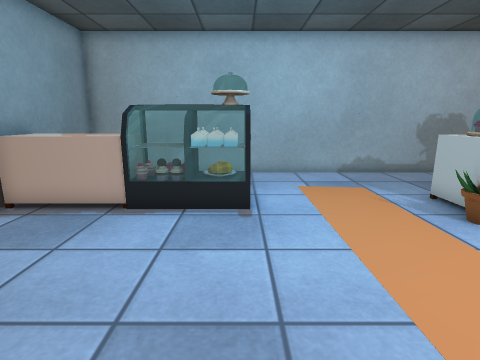
view 1 (above)

16 first-person views from a walk through a Unity game level. The camera is 1.2 m above the floor, tilts 12° down and sees 80° across. The floor is counted in squares, 0.5 m on a side. Each view is taken from the middle of a square. On the plan, view 1 faces up. The plan holds only what a view shows up to about 18 squares ahead; the rest is blank. Some animated figures are left out. Door leaves are left out, so doorways stand open. Some surface patterns are stand-ins.

view 2
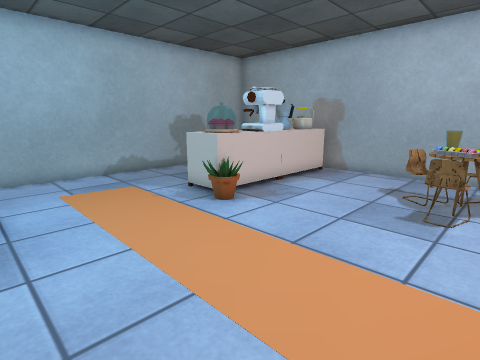

view 3
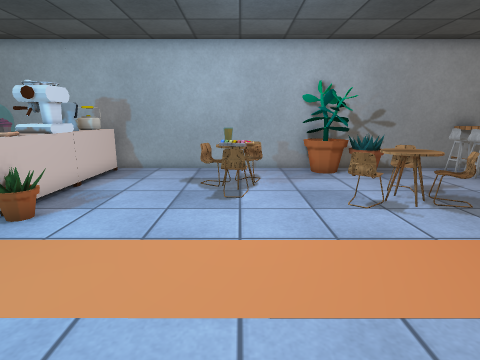

view 4
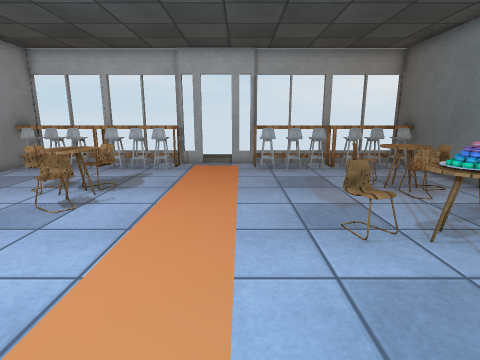

view 5
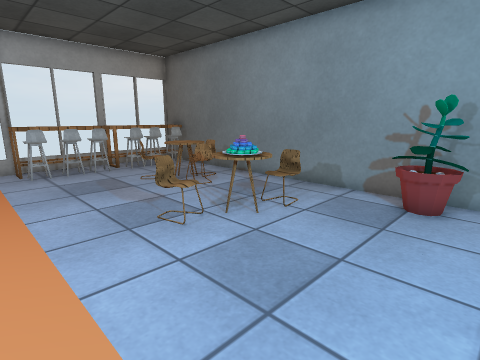

view 6
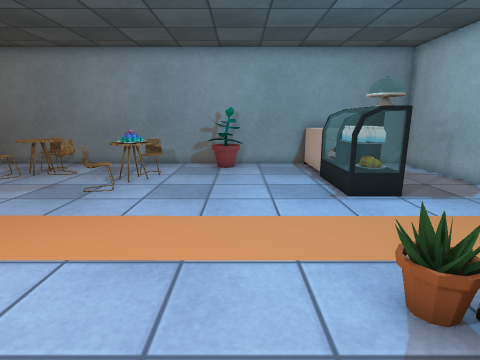

view 7
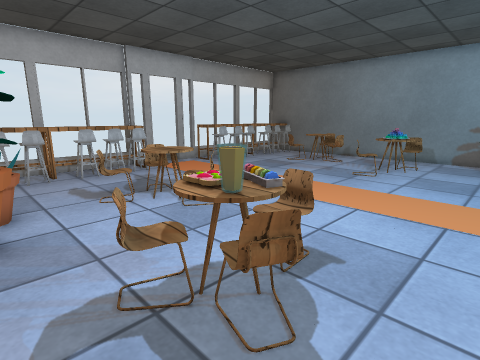

view 8
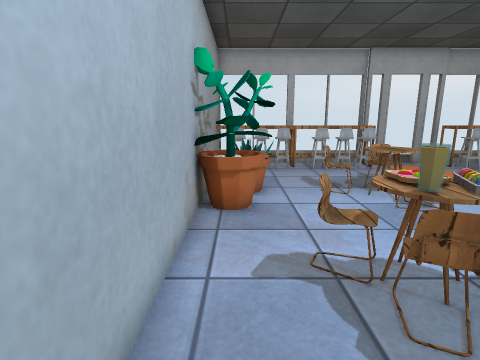

view 9
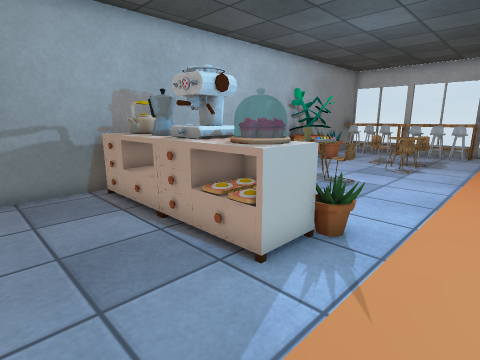

view 10
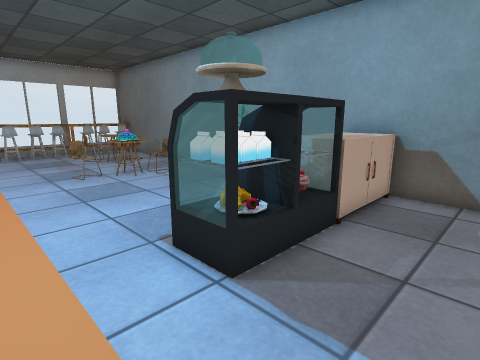

view 11
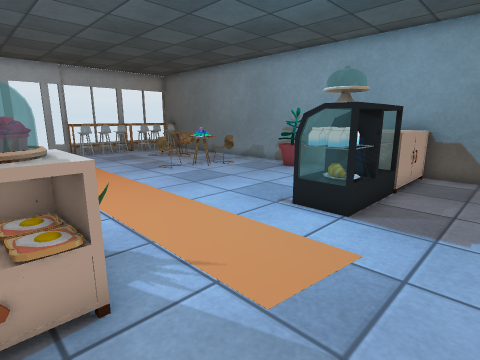

view 12
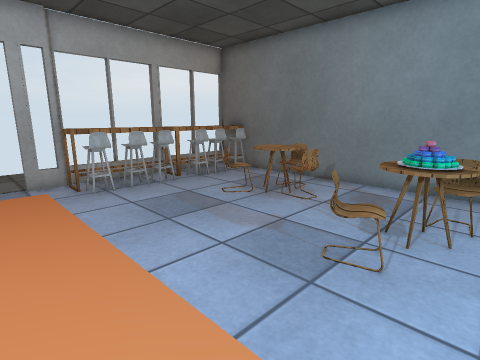

view 13
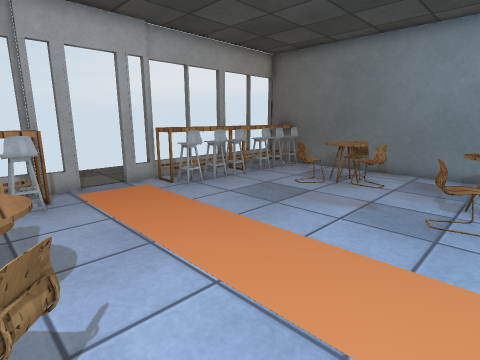

view 14
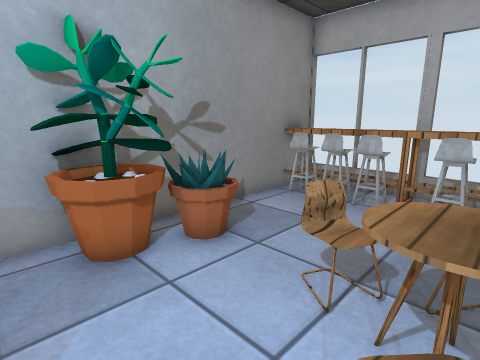

view 15
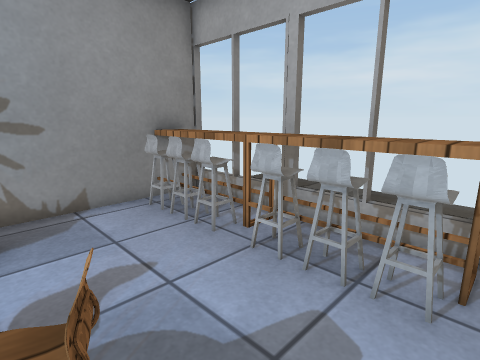

view 16
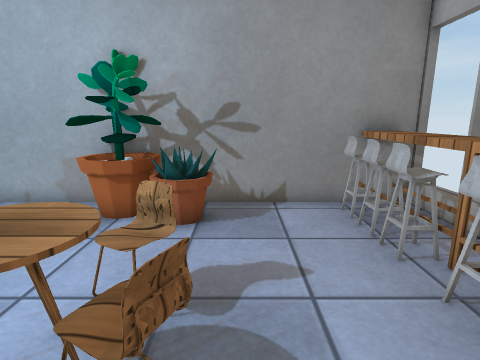

### Floor plan
Key: @ floor where view 1 was taken; # wall or solid block; x gap in a wall; . floor; D open door; = window, fence, low wall or low ledge; C cupboard; F fridge; M machine; T table; H chair; O other object.
Columns run from 7 left of view 1 to 13 right of it. Each row starts with its distance up from view 1.
 13 #####################
 12 #...................#
 11 #...................#
 10 #...................#
  9 #CCCCFFF.....CCCCCCC#
  8 #CCCCFFF.....CCMMOOO#
  7 #=..FFFF....OCCMMOOO#
  6 #...................#
  5 #...................#
  4 #OO.................#
  3 #OO.................#
  2 # .............=TH..#
  1 #..............HTOH.#
  0 #..HTT.@........T ..#
 -1 #...TTOH............#
 -2 #.............H....O#
 -3 #............ #T..OOO
 -4 #. HT........##T..OO#
 -5 #.H#T........ H#H.OO#
 -6 #..TOH..............#
 -7 #...................#
 -8 #...................#
 -9 #TTTTTTTT....TTTTTTT#
-10 #TTTTTTTT...TTTTTTTTT
-11 #########xDD#########
-12          ...

Where each view was taken, in squares from view 1:
view 1: 0 up, 0 right, facing up
view 2: 0 up, 0 right, facing up-right
view 3: 1 up, 1 left, facing right
view 4: 5 up, 2 right, facing down
view 5: 5 up, 3 right, facing down-left
view 6: 4 up, 9 right, facing left
view 7: 4 up, 12 right, facing down-left
view 8: 5 up, 12 right, facing down
view 9: 12 up, 3 right, facing down-right
view 10: 12 up, 3 right, facing down-left
view 11: 12 up, 7 right, facing down-left
view 12: 1 up, 4 right, facing down-left
view 13: 0 up, 7 right, facing down-left
view 14: 1 down, 7 right, facing down-right
view 15: 5 down, 5 right, facing down-right
view 16: 6 down, 5 right, facing right
